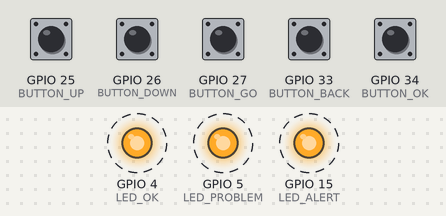
This sketch was run on a simulated ESP32. Parts: output pins drawn as LEDs (lit = HIGH). Dashed ring = blinking. Inputs (shaded band) come from the test bench; at power-on: GPIO 25 (BUTTON_UP), GPIO 26 (BUTTON_DOWN), GPIO 27 (BUTTON_GO), GPIO 33 (BUTTON_BACK), GPIO 34 (BUTTON_OK) HIGH. What the sketch prints to the serial monitor is not drawn.

Above: at 2.8 s.
2.9 s: GPIO 25 (BUTTON_UP) pulled LOW for 1.2 s
6.4 s: GPIO 26 (BUTTON_DOWN) pulled LOW for 1.2 s
9.9 s: GPIO 27 (BUTTON_GO) pulled LOW for 1.2 s
13.4 s: GPIO 33 (BUTTON_BACK) pulled LOW for 1.2 s
16.9 s: GPIO 34 (BUTTON_OK) pulled LOW for 1.2 s
20.4 s: GPIO 25 (BUTTON_UP) driven LOW and GPIO 26 (BUTTON_DOWN) driven LOW
Timing chart, 0 to 24.9 s (numbered marks = the images above; inputs shaded):
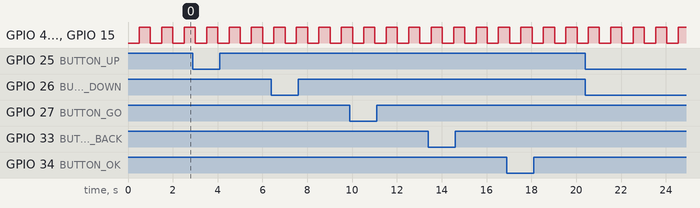

Measured:
- by itself, GPIO 4 (LED_OK), GPIO 5 (LED_PROBLEM), GPIO 15 (LED_ALERT): alternates HIGH for 0.50 s and LOW for 0.50 s

The sketch:

BOTONES_Y_LEDS.ino
```cpp
#define BUTTON_UP 25
#define BUTTON_DOWN 26
#define BUTTON_OK 34
#define BUTTON_GO 27
#define BUTTON_BACK 33

#define LED_OK 4
#define LED_ALERT 15
#define LED_PROBLEM 5

#define PUSHED LOW
#define N_PUSHED HIGH

bool ReadButtonUp = N_PUSHED;
bool ReadButtonDown = N_PUSHED;
bool ReadButtonOk = N_PUSHED;
bool ReadButtonGo = N_PUSHED;
bool ReadButtonBack = N_PUSHED;

void setup() {
  Serial.begin(115200);

  pinMode(BUTTON_UP,INPUT_PULLUP);
  pinMode(BUTTON_DOWN,INPUT_PULLUP);
  pinMode(BUTTON_OK,INPUT_PULLUP);
  pinMode(BUTTON_GO,INPUT_PULLUP);
  pinMode(BUTTON_BACK,INPUT_PULLUP);

  pinMode(LED_OK,OUTPUT);
  pinMode(LED_ALERT,OUTPUT);
  pinMode(LED_PROBLEM,OUTPUT);
}

void loop() {
  ReadButtonUp = digitalRead(BUTTON_UP);
  Serial.print("UP: ");
  if (ReadButtonUp == PUSHED) {
    Serial.print("PUSHED");
  } else {
    Serial.print("NOT PUSHED");
  }

  ReadButtonDown = digitalRead(BUTTON_DOWN);
  Serial.print(" | DOWN: ");
  if (ReadButtonDown == PUSHED) {
    Serial.print("PUSHED");
  } else {
    Serial.print("NOT PUSHED");
  }

  ReadButtonOk = digitalRead(BUTTON_OK);
  Serial.print(" | OK: ");
  if (ReadButtonOk == PUSHED) {
    Serial.print("PUSHED");
  } else {
    Serial.print("NOT PUSHED");
  }

  ReadButtonGo = digitalRead(BUTTON_GO);
  Serial.print(" | GO: ");
  if (ReadButtonGo == PUSHED) {
    Serial.print("PUSHED");
  } else {
    Serial.print("NOT PUSHED");
  }

  ReadButtonBack = digitalRead(BUTTON_BACK);
  Serial.print(" | GO: ");
  if (ReadButtonBack == PUSHED) {
    Serial.println("PUSHED");
  } else {
    Serial.println("NOT PUSHED");
  }

  delay(500);
  digitalWrite(LED_OK,HIGH);
  digitalWrite(LED_ALERT,HIGH);
  digitalWrite(LED_PROBLEM,HIGH);
  delay(500);
  digitalWrite(LED_OK,LOW);
  digitalWrite(LED_ALERT,LOW);
  digitalWrite(LED_PROBLEM,LOW);
}
```
